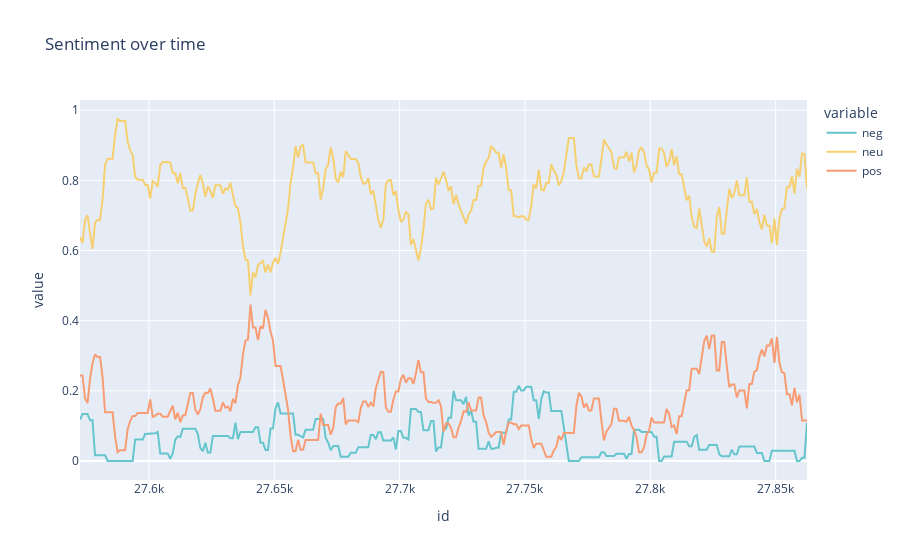

Notebook code cell kept with this figure:
### Code cell
# display sentiment over time for a given season and episode
px.line(df_rolling[(df_rolling["season"] == 5) & (df_rolling['episode'] == 16)], x="id", y=["neg", "neu", "pos"], title="Sentiment over time", color_discrete_sequence=px.colors.qualitative.Pastel)

### Figure 1 — Plotly figure (JSON) as saved in the notebook; plotly's stock layout.template omitted (floating-point values rounded to 4 significant figures; data arrays with more than 128 entries replaced by an {"elided": "..."} marker saying what was removed)
{"data": [{"hovertemplate": "variable=neg<br>id=%{x}<br>value=%{y}<extra></extra>", "legendgroup": "neg", "line": {"color": "rgb(102, 197, 204)", "dash": "solid"}, "marker": {"symbol": "circle"}, "mode": "lines", "name": "neg", "orientation": "v", "showlegend": true, "type": "scatter", "x": {"elided": "291 float values"}, "xaxis": "x", "y": {"elided": "291 float values"}, "yaxis": "y"}, {"hovertemplate": "variable=neu<br>id=%{x}<br>value=%{y}<extra></extra>", "legendgroup": "neu", "line": {"color": "rgb(246, 207, 113)", "dash": "solid"}, "marker": {"symbol": "circle"}, "mode": "lines", "name": "neu", "orientation": "v", "showlegend": true, "type": "scatter", "x": {"elided": "291 float values"}, "xaxis": "x", "y": {"elided": "291 float values"}, "yaxis": "y"}, {"hovertemplate": "variable=pos<br>id=%{x}<br>value=%{y}<extra></extra>", "legendgroup": "pos", "line": {"color": "rgb(248, 156, 116)", "dash": "solid"}, "marker": {"symbol": "circle"}, "mode": "lines", "name": "pos", "orientation": "v", "showlegend": true, "type": "scatter", "x": {"elided": "291 float values"}, "xaxis": "x", "y": {"elided": "291 float values"}, "yaxis": "y"}], "layout": {"legend": {"title": {"text": "variable"}, "tracegroupgap": 0}, "title": {"text": "Sentiment over time"}, "xaxis": {"anchor": "y", "domain": [0, 1], "title": {"text": "id"}}, "yaxis": {"anchor": "x", "domain": [0, 1], "title": {"text": "value"}}}}
